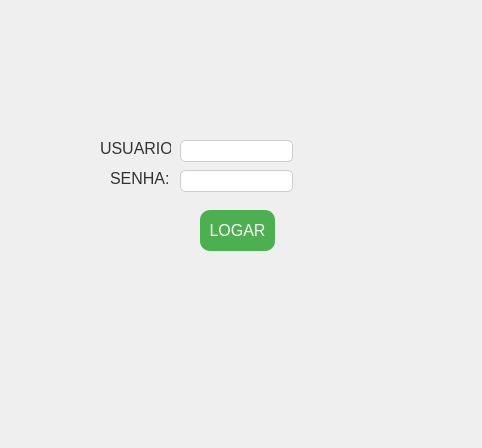
<?xml version="1.0" encoding="UTF-8"?>
<ui version="4.0">
 <class>Dialog</class>
 <widget class="QDialog" name="Dialog">
  <property name="geometry">
   <rect>
    <x>0</x>
    <y>0</y>
    <width>482</width>
    <height>448</height>
   </rect>
  </property>
  <property name="windowTitle">
   <string>Dialog</string>
  </property>
  <property name="styleSheet">
   <string notr="true">QWidget {
	border: black;

}

QLabel {
    font-size: 16px;
    color: #333;
}

QLineEdit {
    border: 1px solid #ccc;
    padding: 5px;
    border-radius: 5px;
    font-size: 14px;
}

QPushButton {
    background-color: #4CAF50;
    color: white;
    border-radius: 10px;
    padding: 10px;
    font-size: 16px;
}

QPushButton:hover {
    background-color: #45a049;
}
</string>
  </property>
  <widget class="QLabel" name="label_2">
   <property name="geometry">
    <rect>
     <x>100</x>
     <y>140</y>
     <width>71</width>
     <height>16</height>
    </rect>
   </property>
   <property name="text">
    <string>USUARIO:</string>
   </property>
  </widget>
  <widget class="QLabel" name="label_3">
   <property name="geometry">
    <rect>
     <x>110</x>
     <y>170</y>
     <width>71</width>
     <height>16</height>
    </rect>
   </property>
   <property name="text">
    <string>SENHA:</string>
   </property>
  </widget>
  <widget class="QLineEdit" name="lineEdit">
   <property name="geometry">
    <rect>
     <x>180</x>
     <y>140</y>
     <width>113</width>
     <height>22</height>
    </rect>
   </property>
  </widget>
  <widget class="QLineEdit" name="lineEdit_2">
   <property name="geometry">
    <rect>
     <x>180</x>
     <y>170</y>
     <width>113</width>
     <height>22</height>
    </rect>
   </property>
  </widget>
  <widget class="QPushButton" name="pushButton">
   <property name="geometry">
    <rect>
     <x>200</x>
     <y>210</y>
     <width>75</width>
     <height>41</height>
    </rect>
   </property>
   <property name="text">
    <string>LOGAR</string>
   </property>
  </widget>
  <widget class="QWidget" name="verticalLayoutWidget">
   <property name="geometry">
    <rect>
     <x>90</x>
     <y>100</y>
     <width>241</width>
     <height>201</height>
    </rect>
   </property>
   <layout class="QVBoxLayout" name="verticalLayout">
    <item>
     <layout class="QHBoxLayout" name="horizontalLayout">
      <item>
       <widget class="QWidget" name="widget" native="true"/>
      </item>
     </layout>
    </item>
   </layout>
  </widget>
 </widget>
 <resources/>
 <connections/>
</ui>
